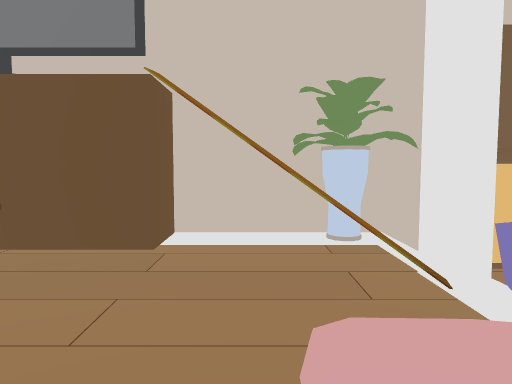
View 1 (above)

17 first-person views from a walk through a Unity game level. The camera is 1.3 m above the floor, tilts 4° down and sees 70° across. The floor is counted in squares, 1 m on a side. Each view is taken from the middle of a square. On the plan, view 1 faces up. The plan holds only what a view shows up to about 15 squares ahead; the rest is blank. The place goes on beyond the plan. Some animated figures are not drawn.

View 2
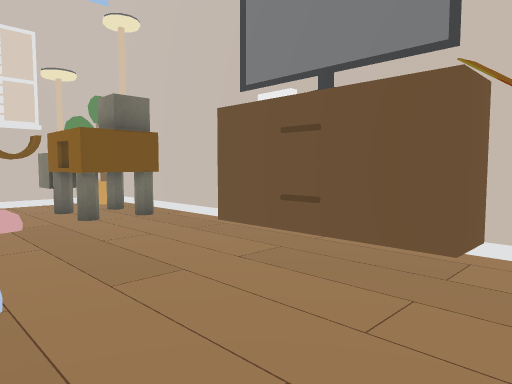

View 3
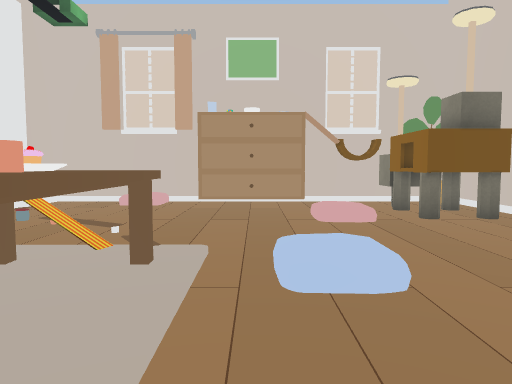

View 4
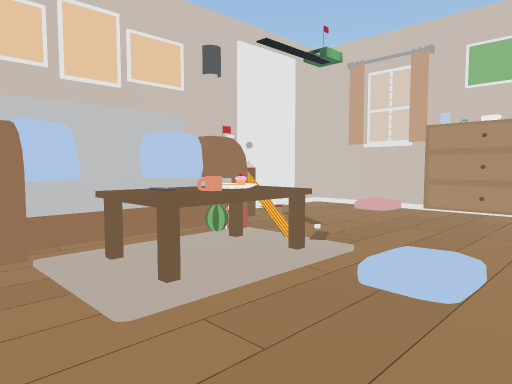

View 5
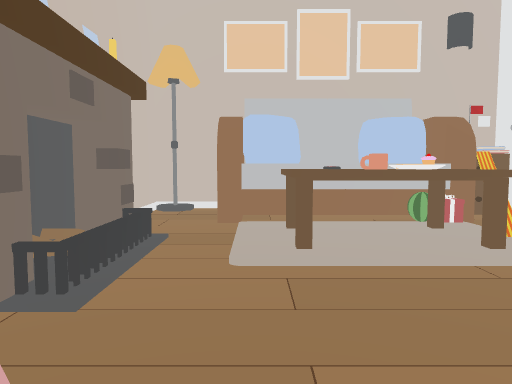

View 6
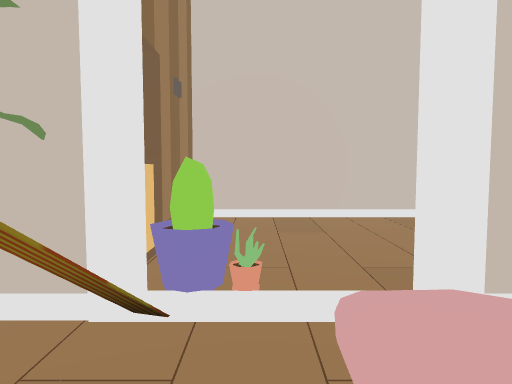

View 7
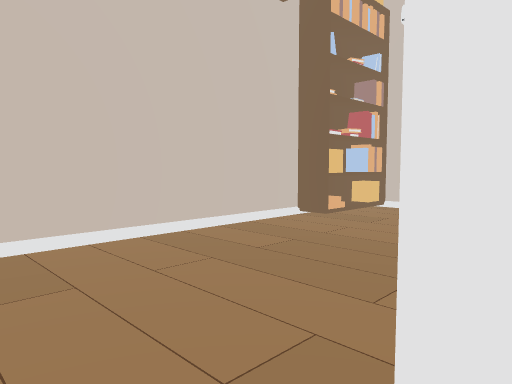

View 8
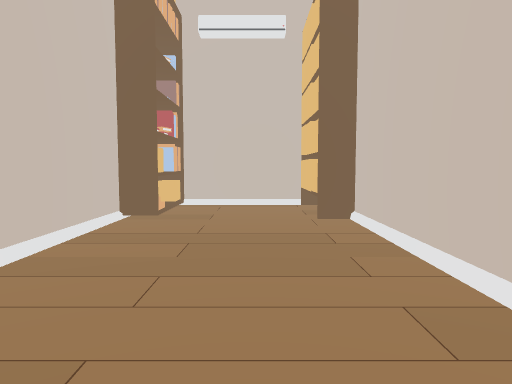

View 9
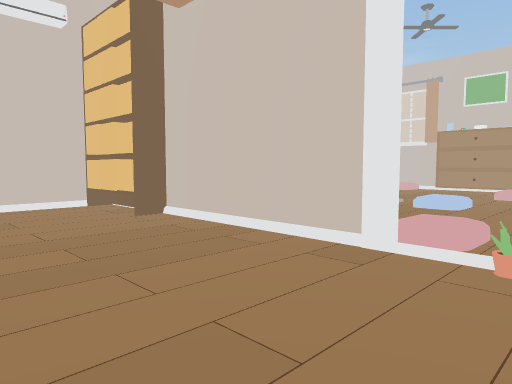

View 10
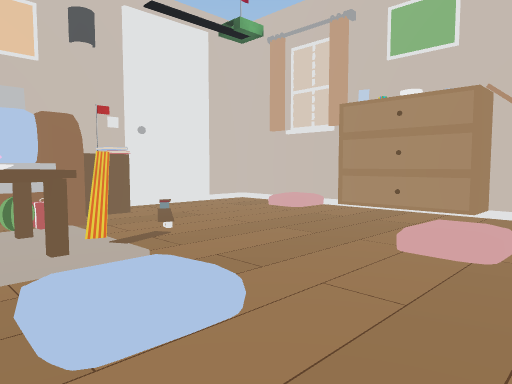

View 11
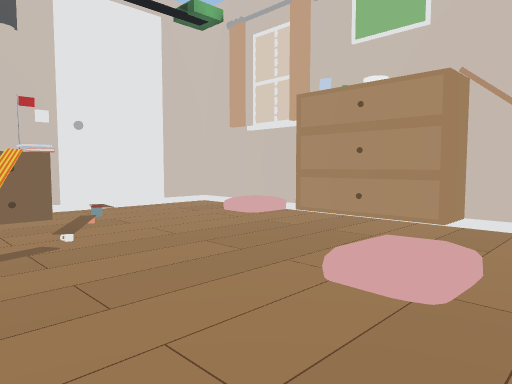

View 12
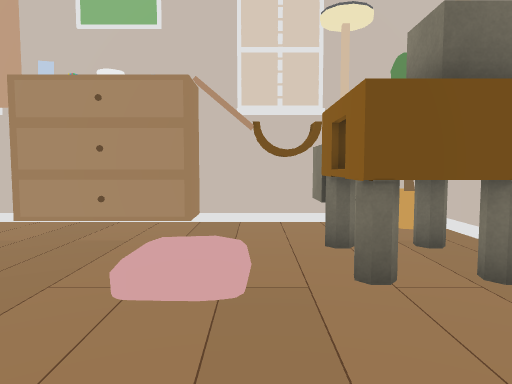

View 13
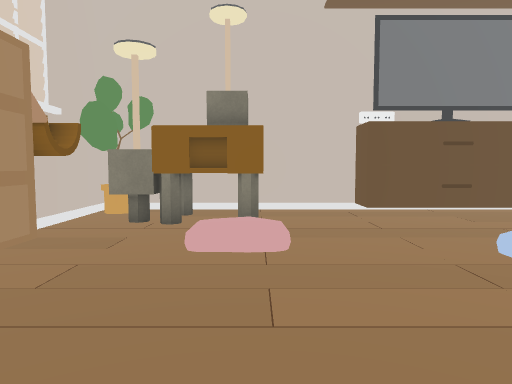

View 14
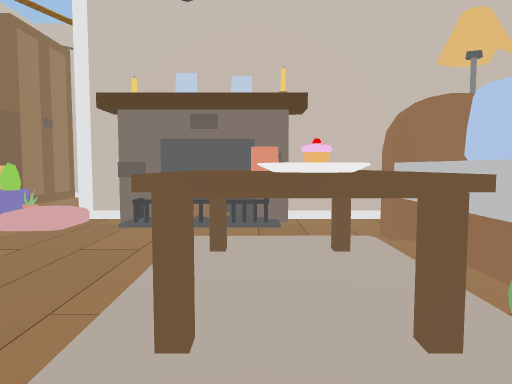

View 15
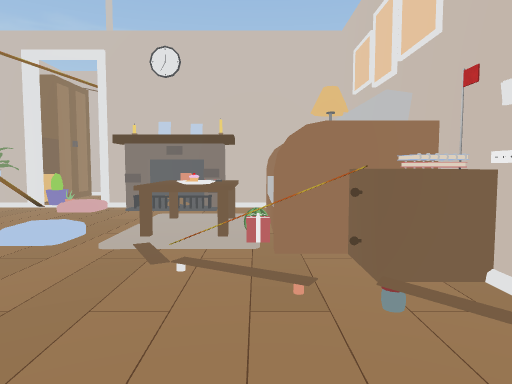

View 16
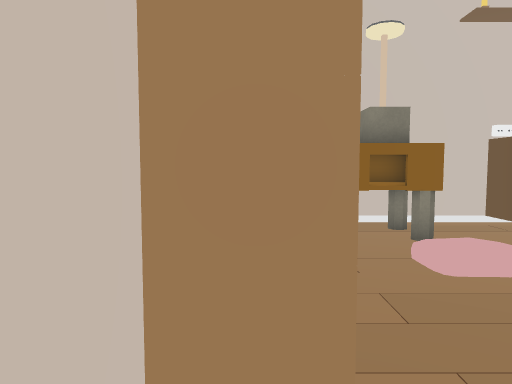

View 17
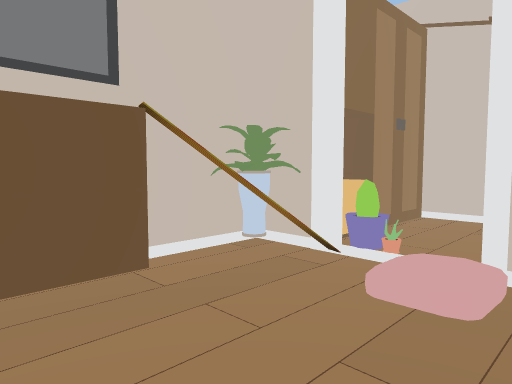

### Floor plan
Key: @ floor where view 1 was taken; # wall or solid block; . main floor; : floor 0.25 m higher than the main floor; + floor 0.5 m higher than the main floor; / step, stairs or slope; ^ raised ledge; O other object.
Columns run from 14 left of view 1 to 9 right of it. Each row starts with its distance up from view 1.
  6 #########    #### O
  5 #OOOOO..######OO#^^#####
  4 #^#OOO........OO#O.....#
  3 ###OOO...........O.....#
  2 ##............/+/......#
  1 ##..OO.........:#......O
  0   .......::...@O#......#
 -1  O.......//..../#......#
 -2  O........OOO../#......#
 -3 ##.......OOOO..OO......O
 -4 ##/....//OOOO...#......O
 -5 #+/.../.OO....O.##....O
 -6 #...../OOOOOOOO.#O....O
 -7 #..../##OOOOOO .#O....O
 -8 #..../##OOOOOO O#O....O
 -9 ###OOO##      ########

Where each view was taken, in squares from view 1:
view 1: 0 up, 0 right, facing up
view 2: 0 up, 0 right, facing up-left
view 3: 1 down, 0 right, facing left
view 4: 2 up, 1 right, facing down-left
view 5: 3 up, 1 left, facing down
view 6: 3 up, 1 left, facing right
view 7: 3 up, 2 right, facing down-right
view 8: 4 up, 5 right, facing down
view 9: 4 up, 8 right, facing down-left
view 10: 3 up, 3 left, facing down-left
view 11: 3 up, 5 left, facing down-left
view 12: 2 up, 5 left, facing left
view 13: 5 down, 9 left, facing up
view 14: 3 down, 7 left, facing right
view 15: 5 down, 13 left, facing right
view 16: 5 down, 13 left, facing up
view 17: 0 up, 4 left, facing up-right
